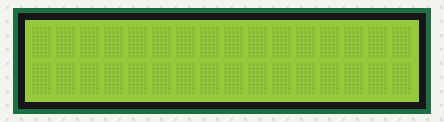
The sketch below on a simulated Arduino Uno, built with avr-gcc and run on an emulated ATmega328P. On the bench: 16×2 character LCD.

Above: at 0.1 s.
At 0.9 s:
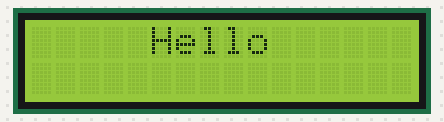
At 1.4 s:
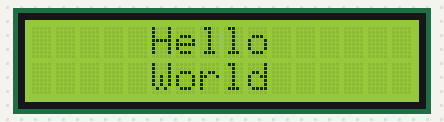

The sketch:

I2c_lcd1.ino
```cpp
#include <Wire.h>
#include <LiquidCrystal_I2C.h>

LiquidCrystal_I2C lcd(0x3F, 2, 1, 0, 4, 5, 6, 7, 3, POSITIVE);

void setup()
{
lcd.begin(16,2);//Defining 16 columns and 2 rows of lcd display
lcd.backlight();//To Power ON the back light
//lcd.backlight();// To Power OFF the back light
}

void loop()
{
lcd.setCursor(5,0);
delay(800);
lcd.print("Hello");
delay(500);
lcd.setCursor(5,1);
lcd.print("World");
delay(1000);
lcd.clear();
delay(500);
}
```

Measured:
- by itself, everything shown: repeats every 2.8 s, in 3 steps
- what the display in image 1 shows lasts 0.5 s, from 0.9 s to 1.4 s
- what the display in image 2 shows lasts 1.0 s, from 1.4 s to 2.4 s
